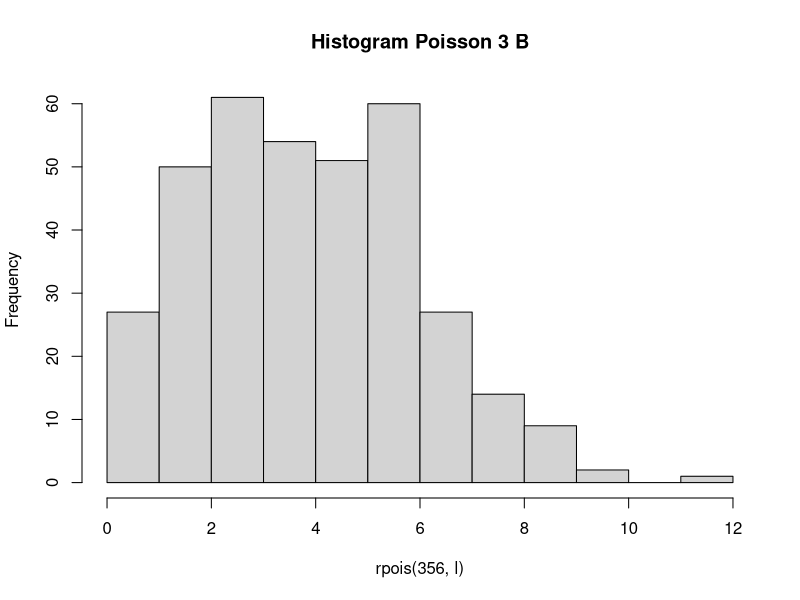

Source code (R):
# Fadel Pramaputra Maulana / 5025201260 / Probstat C

# No 3 (Distribusi Poisson)
# a
tiga.a = dpois(n <- 6, l <- 4.5)

# b
tiga.b.l = mean(rpois(356, l))
hist(rpois(356, l), main = "Histogram Poisson 3 B")

# c
l
tiga.b.l

# d
tiga.d.rataan = tiga.d.var = l
